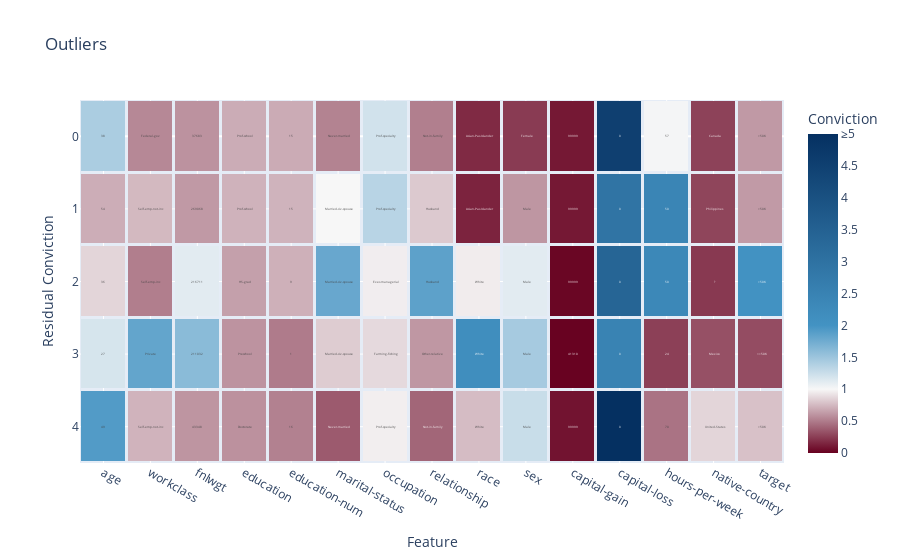

Write notebook code for a chart like this one.
### Code cell
plot_anomalies(outliers, local_case_feature_residual_convictions, title="Outliers", yaxis_title="Residual Conviction")

### Figure 1 — Plotly figure (JSON) as saved in the notebook; plotly's stock layout.template omitted (floating-point values rounded to 4 significant figures)
{"data": [{"coloraxis": "coloraxis", "hovertemplate": "Conviction=%{z}", "name": "Outliers", "text": [["38", " Federal-gov", "37683", " Prof-school", "15", " Never-married", " Prof-specialty", " Not-in-family", " Asian-Pac-Islander", " Female", "99999", "0", "57", " Canada", " >50K", "0.05975203638168594", "545", "baba7666-8dac-40ae-a565-3e2642d0ef01", "37.95641170316296", "outlier"], ["54", " Self-emp-not-inc", "269068", " Prof-school", "15", " Married-civ-spouse", " Prof-specialty", " Husband", " Asian-Pac-Islander", " Male", "99999", "0", "50", " Philippines", " >50K", "0.078857249688605", "453", "baba7666-8dac-40ae-a565-3e2642d0ef01", "31.899997087151682", "outlier"], ["36", " Self-emp-inc", "216711", " HS-grad", "9", " Married-civ-spouse", " Exec-managerial", " Husband", " White", " Male", "99999", "0", "50", " ?", " >50K", "0.09340770948646474", "856", "baba7666-8dac-40ae-a565-3e2642d0ef01", "28.93432084437049", "outlier"], ["27", " Private", "211032", " Preschool", "1", " Married-civ-spouse", " Farming-fishing", " Other-relative", " White", " Male", "41310", "0", "24", " Mexico", " <=50K", "0.0944270919604138", "2", "baba7666-8dac-40ae-a565-3e2642d0ef01", "29.202523488752945", "outlier"], ["49", " Self-emp-not-inc", "43348", " Doctorate", "16", " Never-married", " Prof-specialty", " Not-in-family", " White", " Male", "99999", "0", "70", " United-States", " >50K", "0.09750513140084328", "416", "baba7666-8dac-40ae-a565-3e2642d0ef01", "28.16235791892937", "outlier"]], "texttemplate": "%{text}", "type": "heatmap", "x": ["age", "workclass", "fnlwgt", "education", "education-num", "marital-status", "occupation", "relationship", "race", "sex", "capital-gain", "capital-loss", "hours-per-week", "native-country", "target"], "xgap": 3, "y": [0, 1, 2, 3, 4], "ygap": 3, "z": [[1.421, 0.5498, 0.5924, 0.6972, 0.6937, 0.5284, 1.21, 0.5126, 0.1706, 0.2387, 0.09819, 4.537, 1.018, 0.2663, 0.6193], [0.702, 0.7475, 0.6212, 0.7201, 0.7246, 1.0, 1.35, 0.8145, 0.1428, 0.6075, 0.09741, 2.943, 2.424, 0.2783, 0.6248], [0.8634, 0.5106, 1.115, 0.6469, 0.7133, 1.795, 0.9611, 1.858, 0.9555, 1.119, 0.02382, 3.402, 2.343, 0.2296, 2.044], [1.185, 1.82, 1.603, 0.5958, 0.4996, 0.8257, 0.8783, 0.6128, 2.156, 1.451, 0.008478, 2.478, 0.2602, 0.3245, 0.3096], [1.915, 0.7258, 0.6026, 0.5878, 0.5225, 0.3663, 0.963, 0.4111, 0.763, 1.263, 0.0771, 5.111, 0.4654, 0.8624, 0.7814]]}], "layout": {"coloraxis": {"cmax": 5, "cmin": 0, "colorbar": {"ticktext": ["0", "0.5", "1", "1.5", "2", "2.5", "3", "3.5", "4", "4.5", "≥5"], "tickvals": [0, 0.5, 1, 1.5, 2, 2.5, 3, 3.5, 4, 4.5, 5], "title": {"text": "Conviction"}}, "colorscale": [[0, "rgb(103,0,31)"], [0.2, "rgb(247, 247, 247)"], [0.4, "rgb(67,147,195)"], [1, "rgb(5,48,97)"]]}, "title": {"text": "Outliers"}, "xaxis": {"anchor": "y", "domain": [0, 1], "title": {"text": "Feature"}}, "yaxis": {"anchor": "x", "autorange": "reversed", "domain": [0, 1], "title": {"text": "Residual Conviction"}}}}
